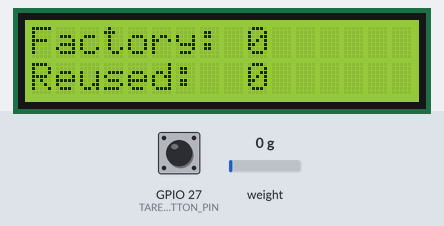
A sketch run on a simulated ESP32. Parts: 16×2 character LCD. The inputs (shaded band) are chosen by the test bench; at power-on: weight on the scale 0 g, GPIO 27 (TARE_BUTTON_PIN) LOW. What the sketch prints to the serial monitor is not drawn.

Above: at 8.2 s.
8.3 s: weight on the scale set to 1250 g
At 9.8 s:
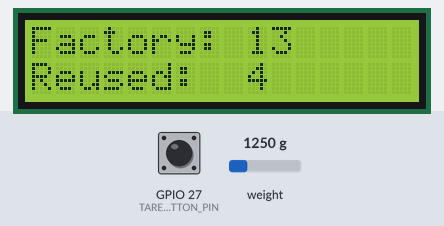
10.1 s: weight on the scale set to 2500 g
At 11.6 s:
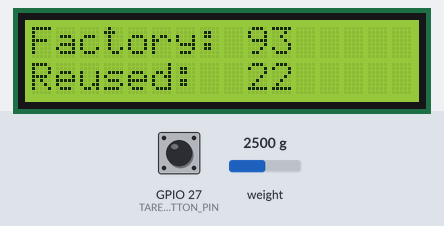
12.1 s: GPIO 27 (TARE_BUTTON_PIN) pulled HIGH for 3.2 s
At 14.4 s:
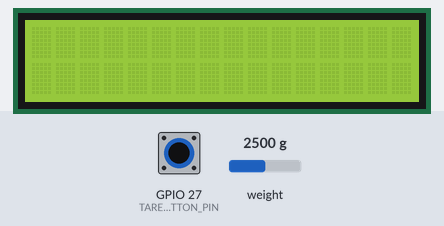
18.2 s: weight on the scale set to 4900 g
At 20.0 s:
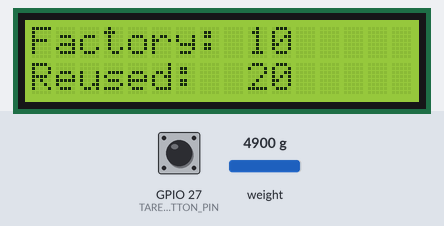
20.3 s: GPIO 27 (TARE_BUTTON_PIN) pulled HIGH for 1.2 s
At 23.3 s:
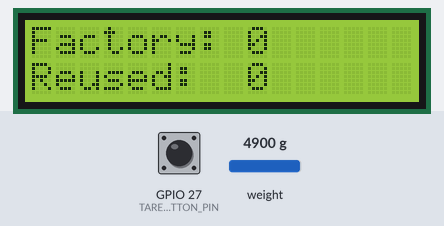
Timing chart, 0 to 24.8 s (numbered marks = the images above; inputs shaded):
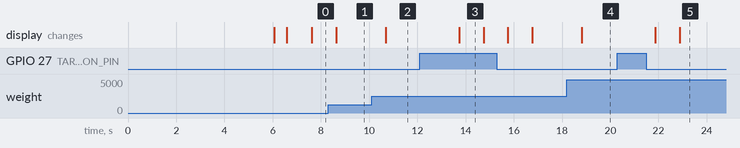

Measured:
- after the input at 8.3 s, the display: changes after 0.34 s (image 1)
- after the input at 10.1 s, the display: changes after 0.58 s (image 2)
- after the input at 12.1 s, the display: changes after 1.6 s (image 3)
- after the input at 18.2 s, the display: changes after 0.61 s (image 4)
- after the input at 20.3 s, the display: first changes after 1.6 s (image 5 shows a later state)
- what the display in image 3 shows lasts 1.0 s, from 13.7 s to 14.7 s

The sketch:

AutomaticInventory.ino
```cpp
/**
 * @file AutomaticInventory.ino
 * @brief Automatic inventory system using HX711 load cell and LCD display
 * @authors Antonio Bernardini and Giulio Bucchi
 * @date June 2025
 *
 * This system weighs objects and determines the count of factory and reused items
 * based on their known weights. Results are displayed on an I2C LCD.
 */

// Library includes
#include <HX711.h>
#include <Wire.h>
#include <LiquidCrystal_I2C.h>

// =============================================================================
// HARDWARE CONFIGURATION
// =============================================================================

/// @brief I2C address of the LCD
const uint8_t LCD_ADDR = 0x3F;

/// @brief Number of LCD rows
const uint8_t LCD_ROWS = 2;

/// @brief Number of LCD columns
const uint8_t LCD_COLS = 16;

/// @brief Pin connected to HX711 DOUT (data out)
const int LOADCELL_DOUT_PIN = 18;

/// @brief Pin connected to HX711 SCK (clock)
const int LOADCELL_SCK_PIN = 19;

/// @brief Pin for manual tare button
const int TARE_BUTTON_PIN = 27;

/// @brief Custom SDA pin for ESP32 I2C
const int SDA_PIN = 21;

/// @brief Custom SCL pin for ESP32 I2C
const int SCL_PIN = 22;

// =============================================================================
// MEASUREMENT CONFIGURATION
// =============================================================================

/// @brief Weight of a factory (new) object in scale units
const int WEIGHT_OF_FABRIC_OBJ = 70;

/// @brief Weight of a reused object in scale units
const int WEIGHT_OF_REUSED_OBJ = 85;

/// @brief Accepted tolerance when matching mixed weights
const int EPSILON = 3;

/// @brief Scale calibration factor
const float SCALE_CALIBRATION_FACTOR = 366.0;

/// @brief Reading interval in milliseconds
const unsigned long READING_INTERVAL = 20;

/// @brief Tare delay in milliseconds
const unsigned long TARE_DELAY = 5000;

/// @brief Number of readings to average
const int SCALE_READINGS = 10;

// =============================================================================
// GLOBAL OBJECTS AND VARIABLES
// =============================================================================

LiquidCrystal_I2C lcd(LCD_ADDR, LCD_COLS, LCD_ROWS);
HX711 scale;

/// @brief Timestamp for managing reading interval
uint32_t lastReading;

// =============================================================================
// HELPER FUNCTIONS
// =============================================================================

/**
 * @brief Initializes the LCD display
 */
void initializeLCD() {
  lcd.init();
  lcd.backlight();
  lcd.home();
  lcd.print("Weigence");
  delay(500);
  lcd.clear();
}

/**
 * @brief Initializes and calibrates the scale
 */
void initializeScale() {
  scale.begin(LOADCELL_DOUT_PIN, LOADCELL_SCK_PIN);
  scale.set_scale(SCALE_CALIBRATION_FACTOR);

  Serial.println("Calibrating... Please remove the object.");
  delay(TARE_DELAY);
  scale.tare();
  Serial.println("Scale tared.");
}

/**
 * @brief Calculates the combination of fabric and reused objects
 * @param reading The weight reading from the scale
 * @param count_fabric Reference to store fabric object count
 * @param count_reused Reference to store reused object count
 * @return true if a valid combination is found, false otherwise
 */
bool calculateObjectCounts(long reading, int& count_fabric, int& count_reused) {
  count_fabric = -1;
  count_reused = -1;

  // Try combinations of factory and reused items
  for (int m = 0; m <= reading / WEIGHT_OF_FABRIC_OBJ; ++m) {
    int weight_fabric = m * WEIGHT_OF_FABRIC_OBJ;

    for (int n = 0; n <= (reading - weight_fabric) / WEIGHT_OF_REUSED_OBJ; ++n) {
      int weight_reused = n * WEIGHT_OF_REUSED_OBJ;
      int total = weight_fabric + weight_reused;

      // Verify that the total is within tolerance
      if (abs(total - reading) <= EPSILON) {
        count_fabric = m;
        count_reused = n;
        return true;
      }
    }
  }

  return false;
}

/**
 * @brief Updates the LCD display with object counts
 * @param count_fabric Number of fabric objects
 * @param count_reused Number of reused objects
 */
void updateDisplay(int count_fabric, int count_reused) {
  lcd.setCursor(0, 0);
  lcd.print("Factory: ");
  lcd.print(count_fabric);
  lcd.setCursor(0, 1);
  lcd.print("Reused:  ");
  lcd.print(count_reused);
}

/**
 * @brief Handles the tare button press and scale taring
 */
void handleTareButton() {
  if (digitalRead(TARE_BUTTON_PIN) == HIGH) {
    scale.tare();
    Serial.println("Scale tared.");
    lcd.clear();
  }
}

/**
 * @brief Processes the scale reading and updates display
 */
void processScaleReading() {
  if (!scale.is_ready()) {
    return;
  }

  Serial.print("Place the object... ");
  long reading = scale.get_units(SCALE_READINGS);

  // Auto-tare if negative reading is detected
  if (reading < 0) {
    scale.tare();
    Serial.println("Negative reading -> Scale tared.");
    lcd.clear();
    return;
  }

  int count_fabric, count_reused;
  bool found = calculateObjectCounts(reading, count_fabric, count_reused);

  Serial.print("Weight: ");
  Serial.println(reading);

  // Display results if valid combination found
  if (found && count_fabric >= 0 && count_reused >= 0) {
    updateDisplay(count_fabric, count_reused);
  }
}

// =============================================================================
// MAIN FUNCTIONS
// =============================================================================

/**
 * @brief Initializes serial communication, LCD display, HX711 scale, and performs taring.
 *
 * The user has 5 seconds to remove all objects before the tare is applied.
 */
void setup() {
  // Initialize serial communication
  Serial.begin(115200);

  // Initialize I2C with custom pins for ESP32
  Wire.begin(SDA_PIN, SCL_PIN);

  // Initialize hardware components
  initializeScale();
  initializeLCD();

  // Initialize timing
  lastReading = millis();

  Serial.println("System initialized and ready.");
}

/**
 * @brief Main loop that reads from the scale and displays estimated object counts.
 *
 * Checks for tare button press and processes scale readings at regular intervals.
 * The scale attempts to calculate the combination of factory and reused objects
 * based on their weights and tolerance. Results are shown on the LCD display.
 */
void loop() {
  // Check if it's time for a new reading
  if (millis() - lastReading >= READING_INTERVAL) {
    lastReading = millis();

    // Handle tare button press
    handleTareButton();

    // Process scale reading and update display
    processScaleReading();
  }
}
```
